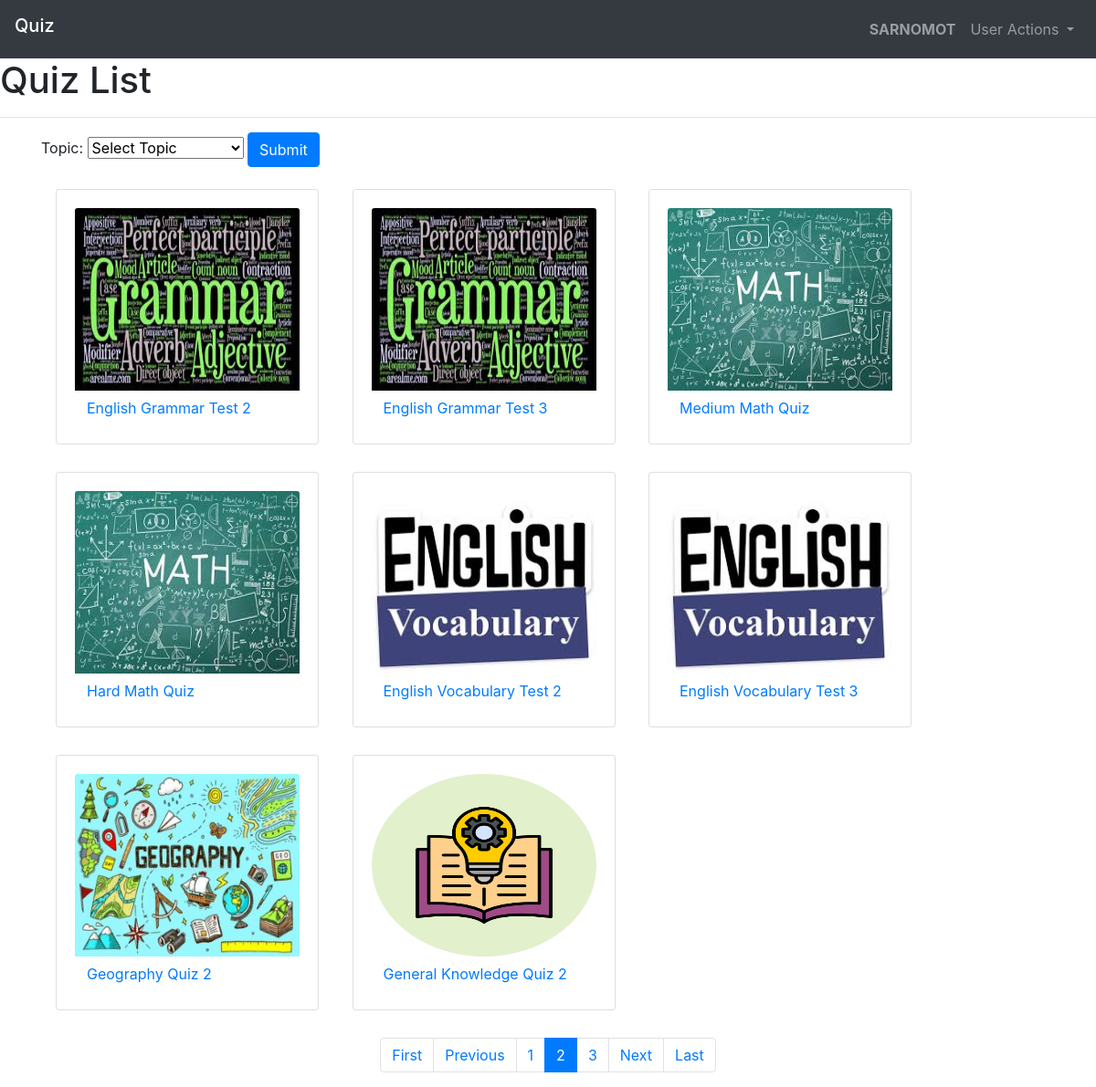
/?page=2 (signed in), run on the app's committed database.
### quiz/models.py (models this page shows, shortened)
class User(AbstractUser):
    pass

class Quiz(models.Model):
    name = models.CharField(max_length=100)
    image = models.ImageField(null=True, blank=True, upload_to='images/')
    topic = models.CharField(max_length=50)
    number_of_questions = models.IntegerField()
    time = models.IntegerField(help_text="duration of the quiz should finish")
    required_score = models.IntegerField(help_text="required score to pass the exam")
    difficulty = models.CharField(max_length=6, choices=DIFF_CHOICES)

### quiz/views.py (the view)
# urls.py: path('', views.index, name='index'),
def index(request):
    object_List = Quiz.objects.all()
    paginator = Paginator(object_List, 8)  # 8 items per page
    page_number = request.GET.get('page')
    page_obj = paginator.get_page(page_number)
    return render(request, 'quiz/index.html', {
        'object_List': object_List,
        'page_obj': page_obj
        })

### quiz/templates/quiz/index.html (shortened to what this page needs)
{% extends 'quiz/layout.html' %}
{% load static %}
{% block body %}
    <h1>Quiz List</h1>
    <hr>
    <div style="padding-left: 45px;">
        <form action="{% url 'quiz:topic' %}" method="POST">
            <label for="topic">Topic:</label>
                <select name="topic" class="form-select" aria-label="Default select example">
                    <option selected>Select Topic</option>
                </select>
            <button type="submit" class="btn btn-primary">Submit</button>
        </form>
        <br>
        {% for obj in page_obj %}
            <div class="card mx-3" style="width: 18rem; margin-bottom: 30px; display: inline-block;" >
                <div class="card-body" style="text-size: 50px">
                    <img class="card-img-top" src="{{ obj.image.url }}" alt="{{ obj.name }}" height="200px" width="287px" >
                    <button type="button" class="btn btn-link modal-button" data-pk="{{ obj.pk }}" data-quiz="{{ obj.name }}" data-questions="{{obj.number_of_questions}}" data-difficulty="{{obj.difficulty}}" data-time="{{obj.time}}" data-pass="{{obj.required_score}}" data-toggle="modal" data-target="#quizStartModal">
                        {{obj.name}}
                    </button>
                </div>
            </div>
        {% endfor %}
    </div>
    <div class="d-flex justify-content-center">
        <nav aria-label="Page navigation">
            <ul class="pagination">
                {% if page_obj.has_previous %}
                    <li class="page-item">
                        <a class="page-link" href="?page=1">First</a>
                    </li>
                    <li class="page-item">
                        <a class="page-link" href="?page={{ page_obj.previous_page_number }}">Previous</a>
                    </li>
                {% endif %}
                {% for num in page_obj.paginator.page_range %}
                    <li class="page-item {% if num == page_obj.number %}active{% endif %}">
                        <a class="page-link" href="{% url 'quiz:index' %}?page={{ num }}">{{ num }}</a>
                    </li>
                {% endfor %}
                {% if page_obj.has_next %}
                    <li class="page-item">
                        <a class="page-link" href="?page={{ page_obj.next_page_number }}">Next</a>
                    </li>
                    <li class="page-item">
                        <a class="page-link" href="?page={{ page_obj.paginator.num_pages }}">Last</a>
                    </li>
                {% endif %}
            </ul>
        </nav>
    </div>
{% endblock %}

### quiz/templates/quiz/layout.html (shortened to what this page needs)
{% load static %}
<!DOCTYPE html>
<html lang="en">
<head>
    <link rel="stylesheet" href="https://stackpath.bootstrapcdn.com/bootstrap/4.4.1/css/bootstrap.min.css">
    <link rel="stylesheet" href="https://stackpath.bootstrapcdn.com/bootstrap/4.5.2/css/bootstrap.min.css">
    <link rel="stylesheet" href="https://stackpath.bootstrapcdn.com/bootstrap/4.5.2/css/bootstrap.min.css">
</head>
<body>
    <nav class="navbar navbar-expand-lg navbar-dark bg-dark">
        <h1 class="navbar-brand">Quiz</h1>
        <ul class="navbar-nav ml-auto">
            {% if user.is_authenticated %}
                <li class="nav-item">
                    <a class="nav-link"><strong>{{ user.username }}</strong></a>
                </li>
            {% endif %}
            <li class="nav-item dropdown">
                <a class="nav-link dropdown-toggle" data-toggle="dropdown" href="#" role="button" aria-haspopup="true" aria-expanded="false">
                    User Actions
                </a>
            </li>
        </ul>
    </nav>
    <div class="body">
        {% block body %}
        {% endblock %}
    </div>
</body>
</html>

### data on the page
User: username "SARNOMOT"
Quiz: image (picture), name "English Grammar Test 2"
Quiz: image (picture), name "English Grammar Test 3"
Quiz: image (picture), name "Medium Math Quiz"
Quiz: image (picture), name "Hard Math Quiz"
Quiz: image (picture), name "English Vocabulary Test 2"
Quiz: image (picture), name "English Vocabulary Test 3"
Quiz: image (picture), name "Geography Quiz 2"
Quiz: image (picture), name "General Knowledge Quiz 2"

### other printed values
{{ num }} "1" "2" "3"
